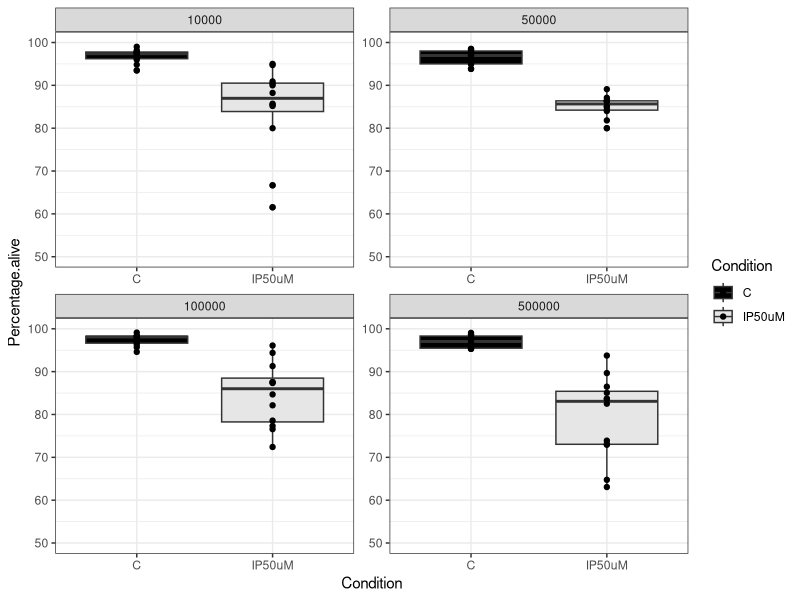

Write the R code that produced this figure.
datos<-read.table('cytotoxicity_data.txt', header=T)
library(plyr)
library(ggplot2)

datos['Total'] <- datos$Alive + datos$Dead
datos['Percentage.alive'] <- datos$Alive * 100/datos$Total
datos['Percentage.dead'] <- 100.00 -datos$Percentage.alive

data_summary <- ddply(datos, "Condition", summarise, mean.alive = mean(Percentage.alive),
        mean.dead = mean(Percentage.dead))

variations_plot <- ggplot(datos, aes(x = Condition, y = Percentage.alive, fill = Condition)) +
				geom_boxplot() + geom_point(aes(y = Percentage.alive, group = Condition), position = position_dodge(width = 0.75)) +
				facet_wrap(~ seed, scales = 'free') + theme_bw() + ylim(50, 100) + scale_fill_grey(start = 0, end = .9)
				


ggsave(variations_plot, file = 'variations_cytotoxicity.pdf')

# Anova over two variables (condition and number of seeded cells)

two_aov <- aov(datos$Percentage.alive ~ datos$Condition + datos$seed)

# Post analysis of the effects over all combinations of variables

two_tuk <- TukeyHSD(two_aov)

print(two_tuk)

# Anova over one variable (two variables combined in one string)

datos$combined <- paste(datos$Condition, datos$seed, sep="_")

aov_comb <- aov(datos$Percentage.alive ~ datos$combined)

tuk_comb <- TukeyHSD(aov_comb)
print(tuk_comb)
